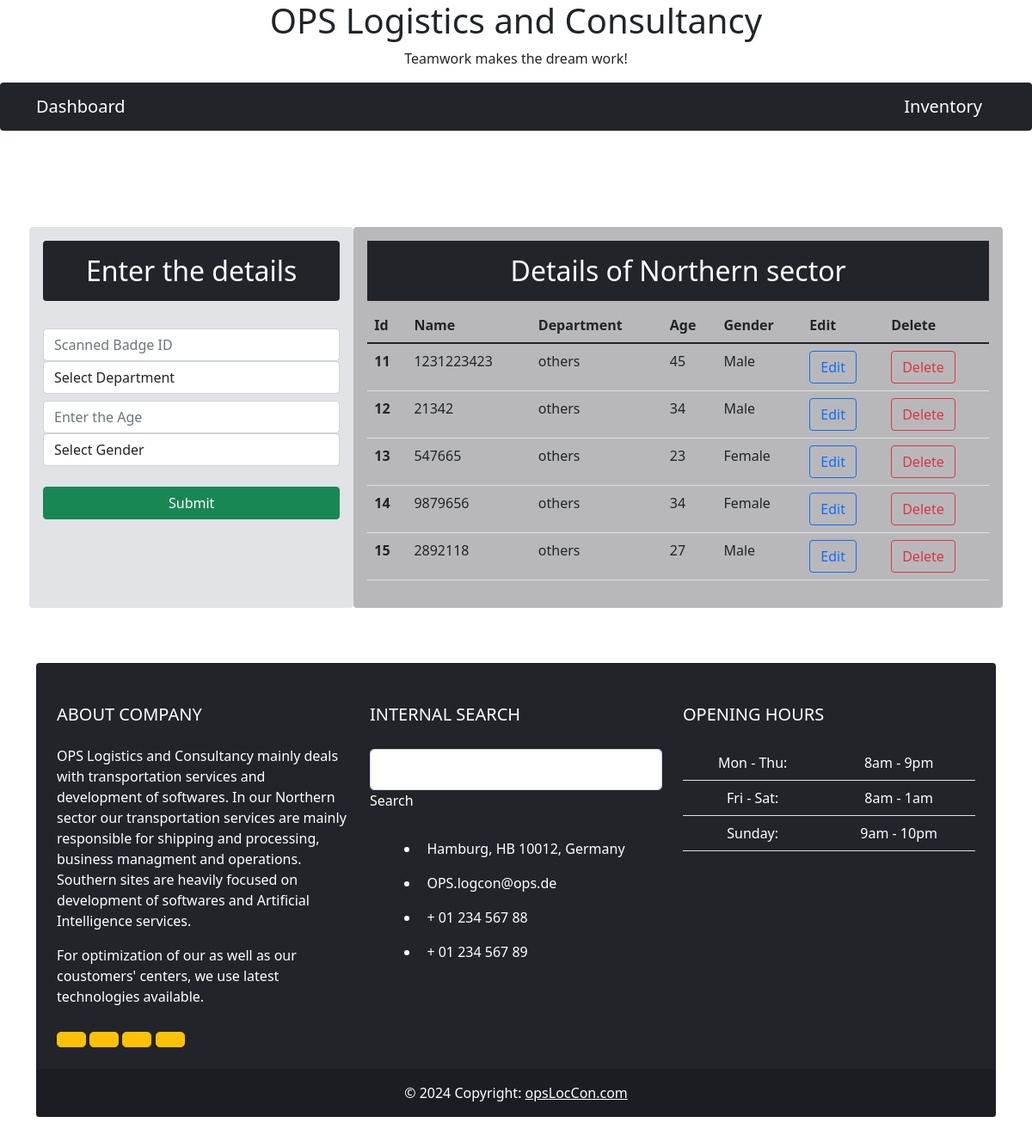
The page / on the database its author committed.
### app/models.py (models this page shows)
class OPSEmp(models.Model):
    badge_id=models.CharField(max_length=25,blank=False,null=False)
    department=models.EmailField()
    age=models.IntegerField()
    gender=models.CharField(max_length=25,blank=False,null=False)
    def __str__(self) :
        return self.badge_id

### app/views.py (the view)
# urls.py: path('',views.index,name="index"),
def index(request):
    data=OPSEmp.objects.all()
    print(data)
    context={"data":data}
    return render(request,"index.html",context)

### templates/index.html (shortened to what this page needs)
<!DOCTYPE html>
<html lang="en">
  <head>
    <link
      href="https://cdn.jsdelivr.net/npm/bootstrap@5.1.3/dist/css/bootstrap.min.css"
      rel="stylesheet"
/>
  </head>
  <body>
    <div class="jumbotron text-center" style="margin-bottom:0">
      <h1>OPS Logistics and Consultancy</h1>
      <p>Teamwork makes the dream work!</p>
    </div>
    <nav class="navbar navbar-expand-lg navbar-dark bg-dark rounded">
      <div class="container-md text-center">
        <a class="navbar-brand" href="{% url 'about' %}">Dashboard</a>
        <a class="navbar-brand" href="{% url 'index' %}">Inventory</a>
      </div>
    </nav>
    <div class="container mt-5 rounded p-3" >
      <div class="row">
        <div class="col-md-4 mt-5 rounded p-3" style="background-color: #e2e3e7;">
          <h2 class="text-white bg-dark text-center rounded p-3">
            Enter the details
          </h2>
          <br />
          <form action="/insert" method="post">
            <div class="form-group">
              <input
                type="text"
                class="form-control"
                placeholder="Scanned Badge ID"
                name="badge_id"
                required
              />
            </div>
            <div class="form-group">
              <select id="department" class="form-control" name="department" required>
                <option selected>Select Department</option>
              </select>
            </div>
            <div class="form-group">
              <input
                type="number"
                class="form-control mt-2"
                placeholder="Enter the Age"
                name="age"
                required
              />
              <div class="form-group">
                <select id="gender" class="form-control" name="gender" required>
                  <option selected>Select Gender</option>
                </select>
              </div>
            </div>
            <br />
            <div class="d-grid gap-2">
              <button class="btn btn-success" type="submit">Submit</button>
            </div>
          </form>
        </div>
        <div class="col-md-8 mt-5 rounded p-3" style="background-color: #b8b8ba;">
        <h2 class="text-center text-white bg-dark p-3">Details of Northern sector</h2>
        <table class="table" >
  <thead>
    <tr>
      <th scope="col">Id</th>
      <th scope="col">Name</th>
      <th scope="col">Department</th>
      <th scope="col">Age</th>
      <th scope="col">Gender</th>
      <th scope="col">Edit</th>
      <th scope="col">Delete</th>
    </tr>
  </thead>
  <tbody>
  {% for d in data %}
    <tr>
      <th scope="row">{{d.id}}</th>
      <td>{{d.badge_id}}</td>
      <td>{{d.department}}</td>
      <td>{{d.age}}</td>
      <td>{{d.gender}}</td>
      <td><a type="button" href="/update/{{d.id}}" class="btn btn-outline-primary">Edit</a></td>
      <td><a type="button" href="/delete/{{d.id}}" class="btn btn-outline-danger">Delete</a></td>
    </tr>
{% endfor %}
  </tbody>
</table>
        </div>
      </div>
    </div>
    <div class="container my-5 rounded">
      <footer class="text-white text-center text-lg-start rounded" style="background-color: #23242a;">
        <div class="container p-4">
          <div class="row mt-4">
            <div class="col-lg-4 col-md-12 mb-4 mb-md-0">
              <h5 class="text-uppercase mb-4">About company</h5>
              <p>
                  OPS Logistics and Consultancy mainly deals with transportation services and development of softwares. In our Northern sector
                  our transportation services are mainly responsible for shipping and processing, business managment and operations. Southern sites are heavily focused on
                  development of softwares and Artificial Intelligence services.
              </p>
              <p>
                  For optimization of our as well as our coustomers' centers,
                  we use latest technologies available.
              </p>
              <div class="mt-4">
                <a type="button" class="btn btn-floating btn-warning btn-lg"></a>
                <a type="button" class="btn btn-floating btn-warning btn-lg"></a>
                <a type="button" class="btn btn-floating btn-warning btn-lg"></a>
                <a type="button" class="btn btn-floating btn-warning btn-lg"></a>
              </div>
            </div>
            <div class="col-lg-4 col-md-6 mb-4 mb-md-0">
              <h5 class="text-uppercase mb-4 pb-1">Internal Search</h5>
              <div class="form-outline form-white mb-4">
                <input type="text" id="formControlLg" class="form-control form-control-lg">
                <label class="form-label" for="formControlLg" style="margin-left: 0px;">Search</label>
              <div class="form-notch"><div class="form-notch-leading" style="width: 9px;"></div><div class="form-notch-middle" style="width: 48.8px;"></div><div class="form-notch-trailing"></div></div></div>
              <ul class="fa-ul" style="margin-left: 1.65em;">
                <li class="mb-3">
                  <span class="fa-li"></span><span class="ms-2">Hamburg, HB 10012, Germany</span>
                </li>
                <li class="mb-3">
                  <span class="fa-li"></span><span class="ms-2">OPS.logcon@ops.de</span>
                </li>
                <li class="mb-3">
                  <span class="fa-li"></span><span class="ms-2">+ 01 234 567 88</span>
                </li>
                <li class="mb-3">
                  <span class="fa-li"></span><span class="ms-2">+ 01 234 567 89</span>
                </li>
              </ul>
            </div>
            <div class="col-lg-4 col-md-6 mb-4 mb-md-0">
              <h5 class="text-uppercase mb-4">Opening hours</h5>
              <table class="table text-center text-white">
                <tbody class="font-weight-normal">
                  <tr>
                    <td>Mon - Thu:</td>
                    <td>8am - 9pm</td>
                  </tr>
                  <tr>
                    <td>Fri - Sat:</td>
                    <td>8am - 1am</td>
                  </tr>
                  <tr>
                    <td>Sunday:</td>
                    <td>9am - 10pm</td>
                  </tr>
                </tbody>
              </table>
            </div>
          </div>
        </div>
        <div class="text-center p-3" style="background-color: rgba(0, 0, 0, 0.2);">
          © 2024 Copyright:
          <a class="text-white" href="https://opsLogCon.com/">opsLocCon.com</a>
        </div>
      </footer>
    </div>
  </body>
</html>

### rows shown on the page
OPSEmp: id "11", badge_id "1231223423", department "others", age "45", gender "Male"
OPSEmp: id "12", badge_id "21342", department "others", age "34", gender "Male"
OPSEmp: id "13", badge_id "547665", department "others", age "23", gender "Female"
OPSEmp: id "14", badge_id "9879656", department "others", age "34", gender "Female"
OPSEmp: id "15", badge_id "2892118", department "others", age "27", gender "Male"
